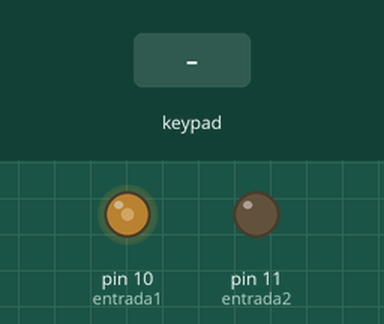
A sketch run on a simulated Arduino Uno, built with avr-gcc and run on an emulated ATmega328P. Parts: output pins drawn as LEDs (lit = HIGH). The test bench sets the inputs (shaded band). What the sketch prints to the serial monitor is not drawn.

Above: at 0.2 s.
At 1.2 s:
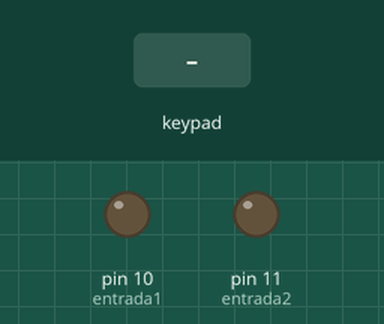
1.3 s: keypad keys 1 2 3 pressed 0.4 s apart
Timing chart, 0 to 4.3 s (numbered marks = the images above; inputs shaded):
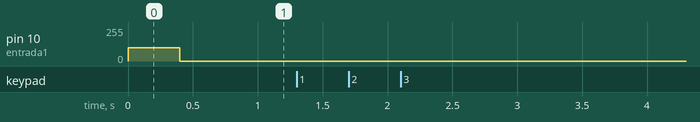

Measured:
- after the input at 1.3 s, every drawn part: stays the same

The sketch:

codigoArduino.ino
```cpp
#include <Keypad.h>
//Para puente h
int entrada1 = 10;
int entrada2 = 11;
bool flag = true;

//Para teclado matricial
const byte rows = 1;
const byte cols = 4;
String text = String("");
char hexaKeyers[rows][cols] = {
  {'1', '2', '3', '4'}
};
byte row_Pins[rows] = {5};
byte col_Pins[cols] = {6, 7, 8, 9};

Keypad cust_keypad = Keypad(makeKeymap(hexaKeyers), row_Pins, col_Pins, rows, cols);

void setup() {
  // put your setup code here, to run once:
  Serial.begin(9600);
  pinMode(entrada1, OUTPUT);
  pinMode(entrada2, OUTPUT);
}

void loop() {
  // put your main code here, to run repeatedly:
  if(flag){
    analogWrite(entrada1, 100);
    analogWrite(entrada2, 0);
    delay(400);
    analogWrite(entrada1, 0);
    analogWrite(entrada2, 0);
    flag = false;
  }
  char cust_key = cust_keypad.getKey();
  if(cust_key){
    text.concat(cust_key);
  }
  if(text.length() == 3){
    if(text != "123"){
      Serial.println("Error");
      analogWrite(entrada1, 0);
      analogWrite(entrada2, 100);
      delay(300);
      analogWrite(entrada1, 0);
      analogWrite(entrada2, 0);
    }else{
      Serial.println("Pase");
    }
    text = "";
  }
}
```
